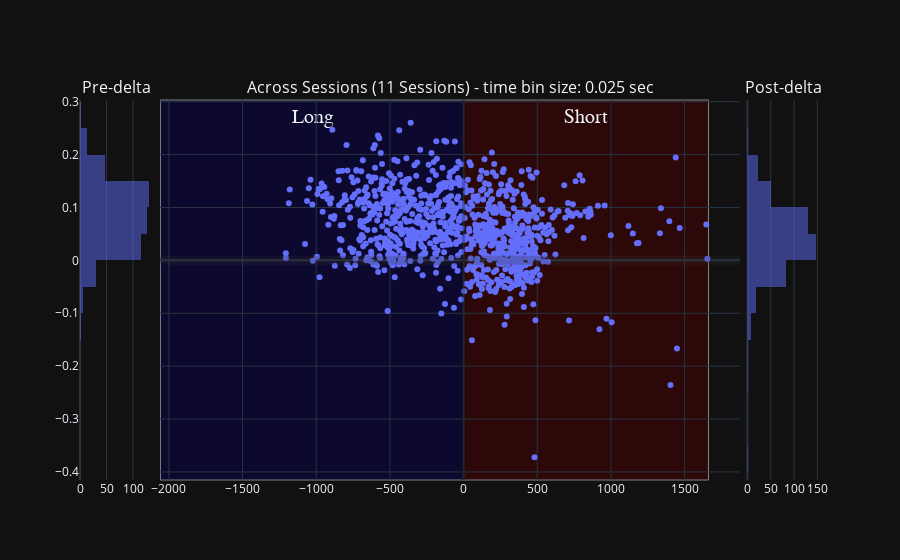

Notebook cell for this chart:
### Code cell
# Laps test
concatenated_ripple_df = deepcopy(all_sessions_new_laps_df)

scatter_title = 'Sevveral Sessions'
variable_name = 'wcorr_abs_diff'
px_scatter_kwargs = {'x': 'delta_aligned_start_t', 'y': variable_name, 'title': scatter_title, 'range_y': [0.0, 1.0], 'labels': {'session_name': 'Session', 'time_bin_size': 'tbin_size'}} 
new_fig_ripples = plotly_pre_post_delta_scatter(data_results_df=deepcopy(concatenated_ripple_df), out_scatter_fig=None, histogram_bins=histogram_bins,
                        px_scatter_kwargs=px_scatter_kwargs, histogram_variable_name=variable_name, forced_range_y=None,
                        time_delta_tuple=(earliest_delta_aligned_t_start, 0.0, latest_delta_aligned_t_end))
new_fig_ripples

### Figure 1 — Plotly figure (JSON) as saved in the notebook; plotly's stock layout.template omitted (floating-point values rounded to 4 significant figures; data arrays with more than 128 entries replaced by an {"elided": "..."} marker saying what was removed)
{"data": [{"alignmentgroup": "True", "bingroup": "y", "hovertemplate": "count=%{x}<br>wcorr_abs_diff=%{y}<extra></extra>", "legendgroup": "", "marker": {"color": "#636efa", "opacity": 0.5, "pattern": {"shape": ""}}, "name": "", "nbinsy": 25, "offsetgroup": "", "orientation": "h", "showlegend": false, "type": "histogram", "xaxis": "x", "y": {"elided": "469 float values"}, "yaxis": "y"}, {"hovertemplate": "delta_aligned_start_t=%{x}<br>wcorr_abs_diff=%{y}<extra></extra>", "legendgroup": "", "marker": {"color": "#636efa", "symbol": "circle"}, "mode": "markers", "name": "", "orientation": "v", "showlegend": false, "type": "scatter", "x": {"elided": "931 float values"}, "xaxis": "x2", "y": {"elided": "931 float values"}, "yaxis": "y2"}, {"alignmentgroup": "True", "bingroup": "y", "hovertemplate": "count=%{x}<br>wcorr_abs_diff=%{y}<extra></extra>", "legendgroup": "", "marker": {"color": "#636efa", "opacity": 0.5, "pattern": {"shape": ""}}, "name": "", "nbinsy": 25, "offsetgroup": "", "orientation": "h", "showlegend": false, "type": "histogram", "xaxis": "x3", "y": {"elided": "462 float values"}, "yaxis": "y3"}], "layout": {"annotations": [{"font": {"size": 16}, "showarrow": false, "text": "Pre-delta", "x": 0.049, "xanchor": "center", "xref": "paper", "y": 1, "yanchor": "bottom", "yref": "paper"}, {"font": {"size": 16}, "showarrow": false, "text": "Across Sessions (11 Sessions) - time bin size: 0.025 sec", "x": 0.5, "xanchor": "center", "xref": "paper", "y": 1, "yanchor": "bottom", "yref": "paper"}, {"font": {"size": 16}, "showarrow": false, "text": "Post-delta", "x": 0.951, "xanchor": "center", "xref": "paper", "y": 1, "yanchor": "bottom", "yref": "paper"}], "barmode": "overlay", "shapes": [{"line": {"color": "rgba(0.2,0.2,0.2,.25)", "width": 9}, "type": "line", "x0": 0, "x1": 1, "xref": "x2 domain", "y0": 0, "y1": 0, "yref": "y2"}, {"line": {"color": "rgba(0,0,0,.25)", "width": 3}, "type": "line", "x0": 0, "x1": 0, "xref": "x2", "y0": 0, "y1": 1, "yref": "y2 domain"}, {"fillcolor": "#0b0049", "label": {"font": {"family": "Times New Roman", "size": 20}, "text": "Long", "textposition": "top center"}, "layer": "below", "line": {"width": 1}, "opacity": 0.5, "type": "rect", "x0": -2057.0, "x1": 0, "xref": "x2", "y0": 0, "y1": 1, "yref": "y2 domain"}, {"fillcolor": "#490000", "label": {"font": {"family": "Times New Roman", "size": 20}, "text": "Short", "textposition": "top center"}, "layer": "below", "line": {"width": 1}, "opacity": 0.5, "type": "rect", "x0": 0, "x1": 1662.0, "xref": "x2", "y0": 0, "y1": 1, "yref": "y2 domain"}], "xaxis": {"anchor": "y", "domain": [0, 0.098]}, "xaxis2": {"anchor": "y2", "domain": [0.108, 0.892]}, "xaxis3": {"anchor": "y3", "domain": [0.902, 1]}, "yaxis": {"anchor": "x", "domain": [0, 1]}, "yaxis2": {"anchor": "x2", "domain": [0, 1], "matches": "y", "showticklabels": false}, "yaxis3": {"anchor": "x3", "domain": [0, 1], "matches": "y", "showticklabels": false}}}
